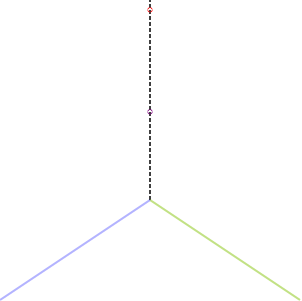

Python code for this plot:
from pyveplot import *
import networkx as nx
import random


h = Hiveplot( 'test.svg')


axis0 = Axis( (150, 200), # start
              (150, 0),   # end
              stroke="black", stroke_dasharray="4 2", stroke_width=1.5) # pass SVG attributes of axes
# define as many axes as you need
axis1 = Axis( (150,200), (300,300), stroke="yellowgreen", stroke_width=2, stroke_opacity=0.6 )
axis2 = Axis( (150,200), (  0,300), stroke="blue", stroke_opacity="0.3", stroke_width=2)

h.axes = [ axis0, axis1, axis2 ]



# a random network
g = nx.erdos_renyi_graph(2, 1)




# randomly distribute nodes in axes
for n in g.nodes():
    nd = Node(n)
#    a = random.choice(h.axes)
    a = axis0
    # at random offsets, add_node method calculates node's x,y
    a.add_node(nd, random.random())

    # alter node drawing after adding it to axis to keep coordinates
    if random.choice([True, False]):
        nd.dwg = nd.dwg.circle(center = (nd.x, nd.y),
                               r      = float(nx.degree(g, n)) / 10.0,
                               fill   = 'orange',
                               fill_opacity = 0.5,
                               stroke = random.choice(['red','crimson','coral','purple']),
                               stroke_width = 5)
    else:
        # nodes' drawings can be any SVG shape
        degree = float(nx.degree(g, n)) / 5.0
        nd.dwg = nd.dwg.rect(insert = (nd.x - (degree/2.0), nd.y - (degree/2.0)),
                             size   = (degree, degree),
                             fill   = 'midnightblue',
                             fill_opacity = 0.5,
                             stroke = random.choice(['royalblue','indigo','blue','purple']),
                             stroke_width = 5)



# edges from axis0 to axis1
#for e in g.edges():
    #if (e[0] in axis0.nodes) and (e[1] in axis1.nodes):
    #    h.connect(axis0, e[0],
    #              45,  # angle of invisible axis for source control points
    #              axis1, e[1], 
    #              -45, # angle of invisible axis for target control points
    #              stroke_width   = 0.34,  # pass any SVG attributes to an edge
    #              stroke_opacity = 0.4,
    #              stroke         = 'purple',
    #              )
    #if (e[1] in axis0.nodes) and (e[0] in axis1.nodes):
    #    h.connect(axis0, e[1], 45,  
    #              axis1, e[0], -45, 
    #              stroke_width   = 0.34,  # pass any SVG attributes to an edge
    #              stroke_opacity = 0.4,
    #              stroke         = 'purple',
    #              )

        
    # edges from axis1 to axis2
    #if (e[0] in axis1.nodes) and (e[1] in axis2.nodes):
    #    h.connect(axis1, e[0], 15,
    #              axis2, e[1], -15,
    #              stroke_width   = 0.34,
    #              stroke_opacity = 0.4,
    #              stroke         = random.choice(['blue', 'red', 'purple', 'green', 'magenta']),
    #              )

    #if (e[1] in axis1.nodes) and (e[0] in axis2.nodes):
    #    h.connect(axis1, e[1], 15,
    #              axis2, e[0], -15,
    #              stroke_width   = 0.34,
    #              stroke_opacity = 0.4,
    #              stroke         = random.choice(['blue', 'red', 'purple', 'green', 'magenta']),
    #              )
        
    # edges from axis0 to axis2
    #if (e[0] in axis0.nodes) and (e[1] in axis2.nodes):
    #    h.connect(axis0, e[0], -45,
    #              axis2, e[1], 45,
    #              stroke_width   = 0.34,
    #              stroke_opacity = 0.4,
    #              stroke         = 'red',
    #              )

    #if (e[1] in axis0.nodes) and (e[0] in axis2.nodes):
    #    h.connect(axis0, e[1], -45,
    #              axis2, e[0], 45,
    #              stroke_width   = 0.34,
    #              stroke_opacity = 0.9,
    #              stroke         = 'crimson',
    #              )

        

h.save()
